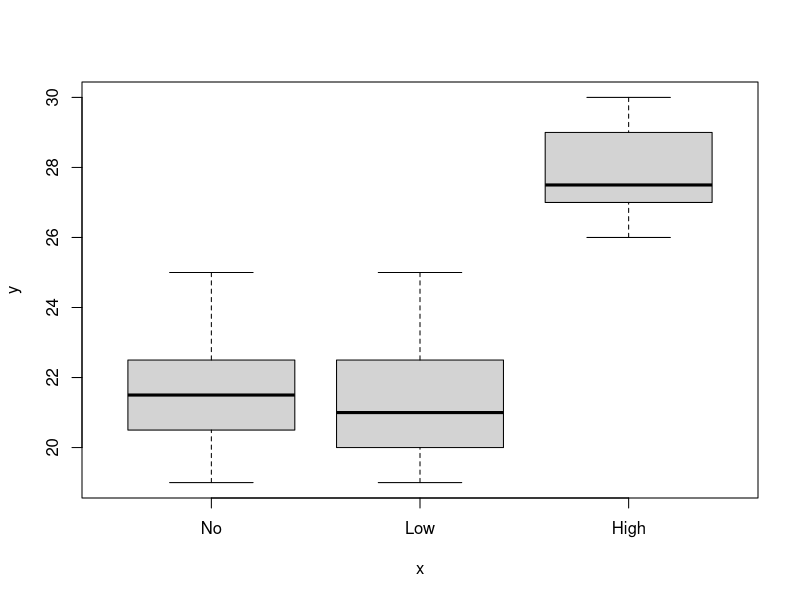
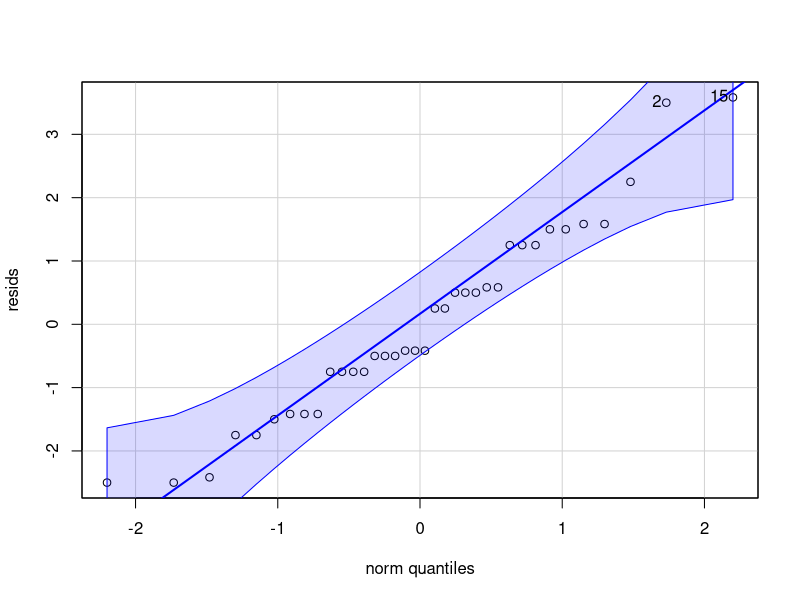

The R source for these figures, in order:
## ---- chunk 1
knitr::opts_chunk$set(echo = TRUE)

if ( ! require('haven'))
  install.packages('haven')
if ( ! require('car'))
  install.packages('car')
if ( ! require('multcomp'))
  install.packages('multcomp')

data <- haven::read_sav('Lab 04 - Vocab.sav')
data <- as.data.frame(data)
## ---- chunk 2
# a single file
xfun::embed_file("Lab 04 - Vocab.sav")

# multiple files
#xfun::embed_files(c('source.Rmd', 'data.csv'))

# a directory
#xfun::embed_dir('data/', text = 'Download full data')
## ---- chunk 3
data <- haven::read_sav('Lab 04 - Vocab.sav')
data <- as.data.frame(data)
data$Group <- factor(data$Group, levels=c('No', 'Low', 'High'))

model <- lm(Increase ~ Group, data)
anova(model)
## ---- chunk 4
library(multcomp)

data <- as.data.frame(data)
data$Group <- factor(data$Group, levels=c('No', 'Low', 'High'))

model <- lm(Increase ~ Group, data)
aovObject <- aov(model)
dun <- glht(aovObject, linfct=mcp(Group="Dunnett"))
summary(dun)
## ---- chunk 5
library(multcomp)

data <- as.data.frame(data)
data$Group <- factor(data$Group, levels=c('No', 'Low', 'High'))

model <- lm(Increase ~ Group, data)
aovObject <- aov(model)
Dunnet <- glht(aovObject, linfct=mcp(Group="Dunnett"))
summary(Dunnet)
## ---- chunk 6
library(car)
leveneTest(Increase ~ Group, data, center='mean')

plot(x=data$Group, y=data$Increase)
## ---- chunk 7
resids <- residuals(model)
qqPlot(resids)
## ---- chunk 8
shapiro.test(resids)
## ---- chunk 9
aovObject <- aov(model)
TukeyHSD(aovObject)
